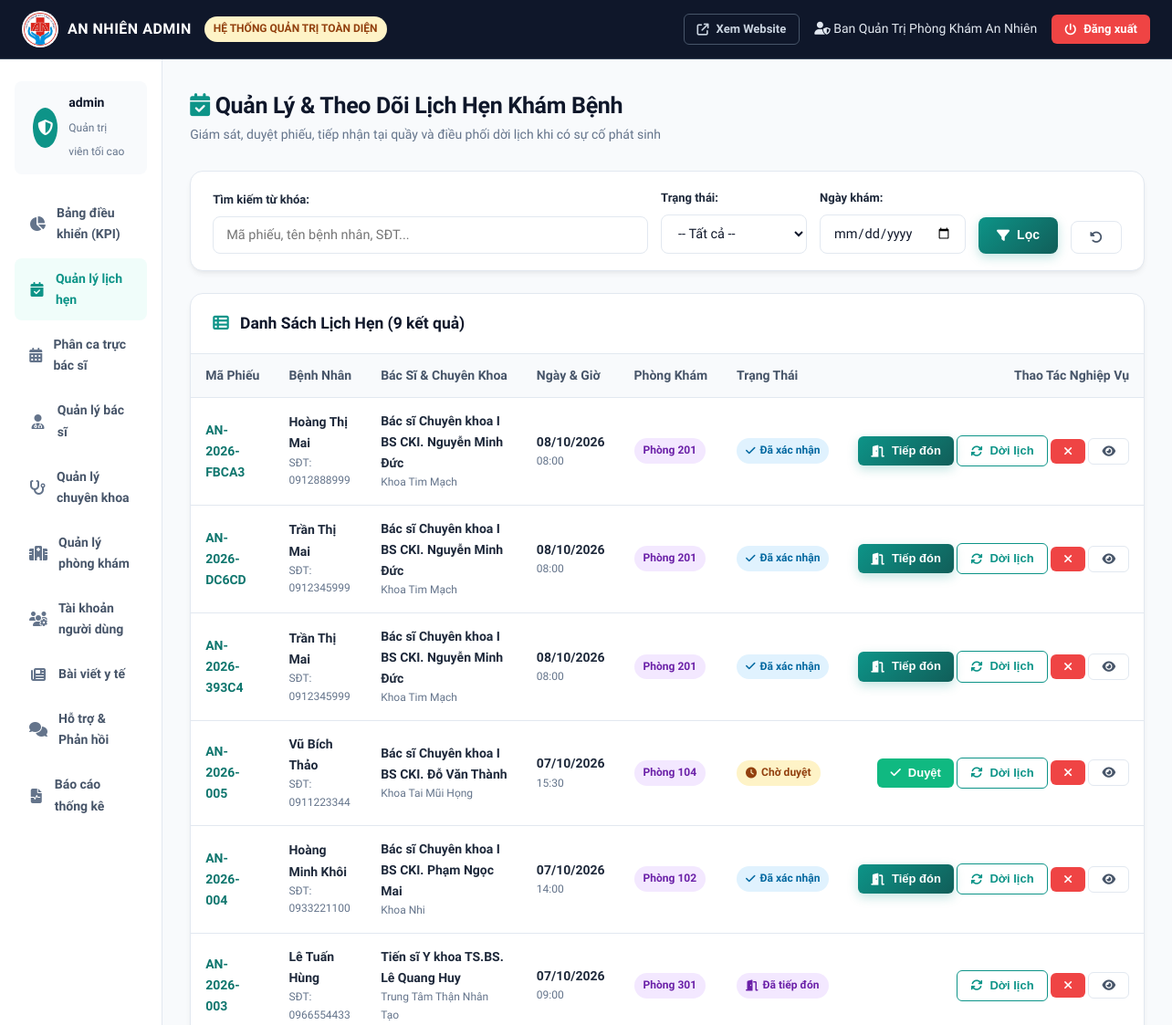
The app's page /admin/lich-hen.php (signed in, upper part), older data.
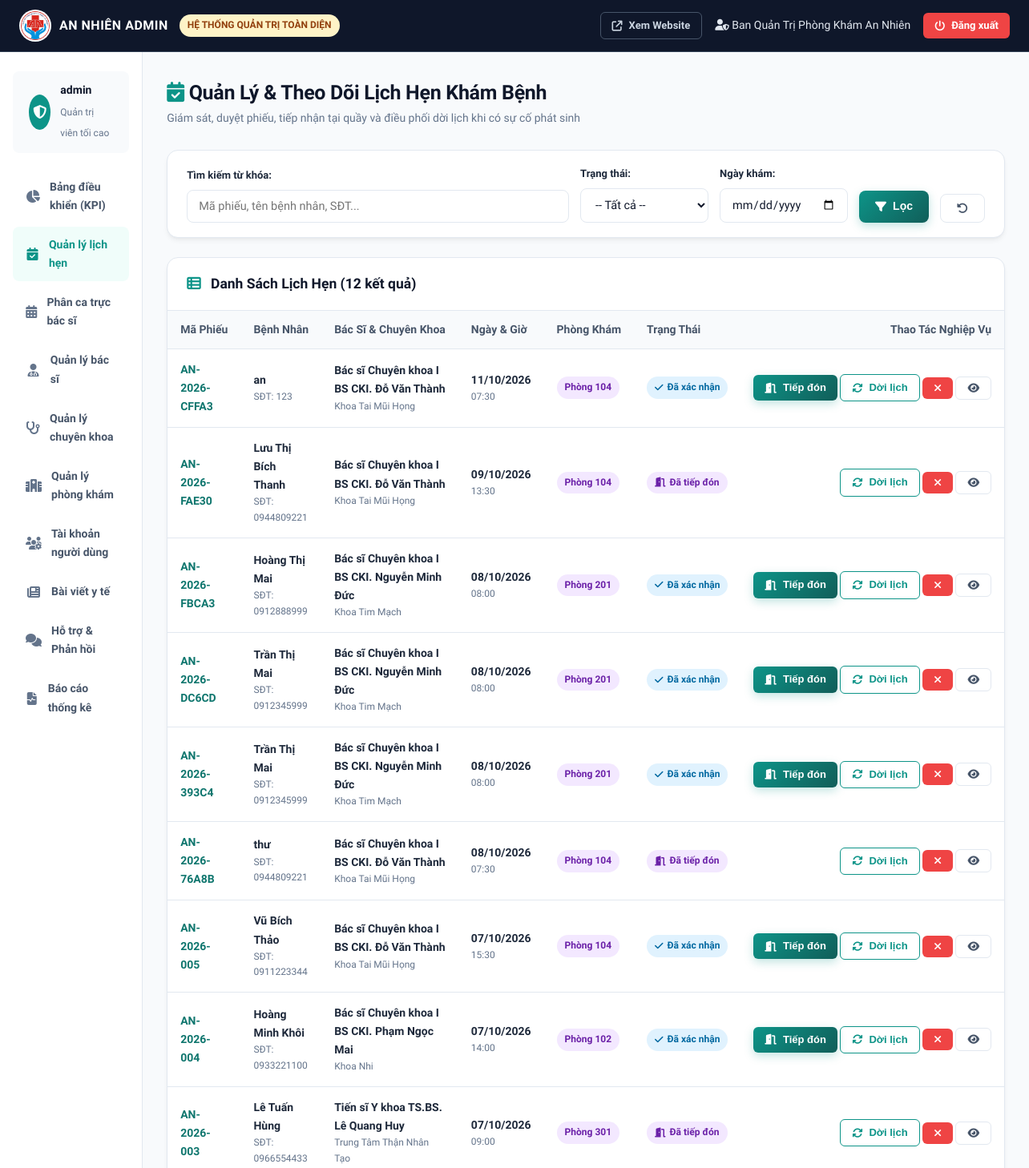
The same page, newer data.
### tables this page shows
CREATE TABLE `appointments` (
  `id` bigint NOT NULL AUTO_INCREMENT,
  `appointment_code` varchar(30) NOT NULL,
  `patient_id` bigint DEFAULT NULL,
  `patient_name` varchar(100) NOT NULL,
  `patient_phone` varchar(15) NOT NULL,
  `patient_email` varchar(100) NOT NULL,
  `patient_dob` date DEFAULT NULL,
  `patient_gender` varchar(10) DEFAULT 'Nam',
  `patient_address` varchar(255) DEFAULT NULL,
  `doctor_id` bigint NOT NULL,
  `schedule_id` bigint NOT NULL,
  `appointment_date` date NOT NULL,
  `appointment_time` time NOT NULL,
  `symptom_description` text NOT NULL,
  `status` varchar(20) DEFAULT 'PENDING',
  `payment_status` varchar(20) DEFAULT 'UNPAID',
  `payment_method` varchar(50) DEFAULT 'AT_CLINIC',
  `amount` decimal(10,2) DEFAULT '200000.00',
  `created_at` timestamp NULL DEFAULT CURRENT_TIMESTAMP,
  `doctor_reminder` text COMMENT 'Lời nhắc nhở trước/trong khám của bác sĩ',
  PRIMARY KEY (`id`),
  UNIQUE KEY `appointment_code` (`appointment_code`),
  KEY `fk_appointment_patient` (`patient_id`),
  KEY `fk_appointment_doctor` (`doctor_id`),
  KEY `fk_appointment_schedule` (`schedule_id`),
  CONSTRAINT `fk_appointment_doctor` FOREIGN KEY (`doctor_id`) REFERENCES `doctors` (`id`) ON DELETE CASCADE,
  CONSTRAINT `fk_appointment_patient` FOREIGN KEY (`patient_id`) REFERENCES `users` (`id`) ON DELETE SET NULL,
  CONSTRAINT `fk_appointment_schedule` FOREIGN KEY (`schedule_id`) REFERENCES `doctor_schedules` (`id`) ON DELETE CASCADE
);

CREATE TABLE `doctors` (
  `id` bigint NOT NULL AUTO_INCREMENT,
  `user_id` bigint NOT NULL,
  `specialty_id` int NOT NULL,
  `full_name` varchar(100) NOT NULL,
  `degree` varchar(50) DEFAULT NULL,
  `experience_years` int DEFAULT '1',
  `consultation_fee` decimal(10,2) DEFAULT '200000.00',
  `bio` text,
  `avatar` varchar(255) DEFAULT NULL,
  `clinic_room` varchar(50) DEFAULT 'Phòng 101',
  PRIMARY KEY (`id`),
  UNIQUE KEY `user_id` (`user_id`),
  KEY `fk_doctor_specialty` (`specialty_id`),
  CONSTRAINT `fk_doctor_specialty` FOREIGN KEY (`specialty_id`) REFERENCES `specialties` (`id`) ON DELETE CASCADE,
  CONSTRAINT `fk_doctor_user` FOREIGN KEY (`user_id`) REFERENCES `users` (`id`) ON DELETE CASCADE
);

CREATE TABLE `specialties` (
  `id` int NOT NULL AUTO_INCREMENT,
  `name` varchar(100) NOT NULL,
  `description` text,
  `image_url` varchar(255) DEFAULT NULL,
  `icon` varchar(50) DEFAULT NULL,
  PRIMARY KEY (`id`),
  UNIQUE KEY `name` (`name`)
);

### admin/lich-hen.php (the view, shortened to what the changed rows need)
<?php
require_once __DIR__ . '/../includes/admin_header.php';
$whereClauses = ["1=1"];
$params = [];
$whereSql = implode(" AND ", $whereClauses);
$sql = "SELECT a.*, d.full_name as doctor_name, d.degree as doctor_degree, d.clinic_room, s.name as specialty_name
        FROM appointments a
        JOIN doctors d ON a.doctor_id = d.id
        JOIN specialties s ON d.specialty_id = s.id
        WHERE $whereSql
        ORDER BY a.appointment_date DESC, a.appointment_time DESC";
$stmt = $pdo->prepare($sql);
$stmt->execute($params);
$appointments = $stmt->fetchAll();
?>
<div class="page-header">
    <div>
        <h2><i class="fa-solid fa-calendar-check" style="color:var(--primary);"></i> Quản Lý & Theo Dõi Lịch Hẹn Khám Bệnh</h2>
    </div>
</div>
<div class="card">
    <div class="card-header">
        <h3><i class="fa-solid fa-table-list" style="color:var(--primary);margin-right:8px;"></i> Danh Sách Lịch Hẹn (<?= count($appointments) ?> kết quả)</h3>
    </div>
    <div class="card-body" style="padding:0;">
        <div class="table-responsive">
            <table class="table">
                <thead>
                    <tr>
                        <th>Mã Phiếu</th>
                        <th>Bệnh Nhân</th>
                        <th>Bác Sĩ & Chuyên Khoa</th>
                        <th>Ngày & Giờ</th>
                        <th>Phòng Khám</th>
                        <th>Trạng Thái</th>
                        <th style="text-align:right;">Thao Tác Nghiệp Vụ</th>
                    </tr>
                </thead>
                <tbody>
                    <?php foreach ($appointments as $a): ?>
                        <tr>
                            <td><strong style="color:var(--primary-dark);"><?= htmlspecialchars($a['appointment_code']) ?></strong></td>
                            <td>
                                <strong><?= htmlspecialchars($a['patient_name']) ?></strong>
                                <span style="display:block;font-size:12px;color:#64748B;">
                                    SĐT: <?= htmlspecialchars($a['patient_phone']) ?>
                                </span>
                            </td>
                            <td>
                                <strong><?= htmlspecialchars($a['doctor_degree']) ?> <?= htmlspecialchars($a['doctor_name']) ?></strong>
                                <span style="display:block;font-size:12px;color:#64748B;"><?= htmlspecialchars($a['specialty_name']) ?></span>
                            </td>
                            <td>
                                <strong><?= formatDate($a['appointment_date']) ?></strong>
                                <span style="display:block;font-size:12px;color:#64748B;"><?= formatTime($a['appointment_time']) ?></span>
                            </td>
                            <td><span class="badge badge-purple"><?= htmlspecialchars($a['clinic_room']) ?></span></td>
                            <td><?= getStatusBadge($a['status']) ?></td>
                            <td style="text-align:right;white-space:nowrap;">
                                <?php if ($a['status'] === 'PENDING'): ?>
                                    <form method="POST" style="display:inline;">
                                        <button type="submit" class="btn btn-sm btn-success" title="Xác nhận duyệt">
                                            <i class="fa-solid fa-check"></i> Duyệt
                                        </button>
                                    </form>
                                <?php elseif ($a['status'] === 'CONFIRMED'): ?>
                                    <form method="POST" style="display:inline;">
                                        <button type="submit" class="btn btn-sm btn-primary" title="Đánh dấu đã đến sảnh">
                                            <i class="fa-solid fa-door-open"></i> Tiếp đón
                                        </button>
                                    </form>
                                <?php endif; ?>
                                <button type="button" class="btn btn-sm btn-outline-primary"
                                        onclick="openRescheduleModal(<?= $a['id'] ?>, '<?= htmlspecialchars($a['appointment_code']) ?>', '<?= htmlspecialchars($a['patient_name']) ?>', <?= $a['doctor_id'] ?>, '<?= $a['appointment_date'] ?>', '<?= formatTime($a['appointment_time']) ?>')"
                                        title="Dời / Đổi lịch">
                                    <i class="fa-solid fa-arrows-rotate"></i> Dời lịch
                                </button>
                                <?php if (!in_array($a['status'], ['COMPLETED', 'CANCELLED'])): ?>
                                    <form method="POST" style="display:inline;" onsubmit="return confirm('Bạn có chắc muốn hủy lịch này?');">
                                        <button type="submit" class="btn btn-sm btn-danger" title="Hủy">
                                            <i class="fa-solid fa-xmark"></i>
                                        </button>
                                    </form>
                                <?php endif; ?>
                                <a href="<?= BASE_URL ?>/tra-cuu.php?code=<?= urlencode($a['appointment_code']) ?>" target="_blank" class="btn btn-sm btn-outline" title="Xem chi tiết & In">
                                    <i class="fa-solid fa-eye"></i>
                                </a>
                            </td>
                        </tr>
                    <?php endforeach; ?>
                </tbody>
            </table>
        </div>
    </div>
</div>
<?php require_once __DIR__ . '/../includes/admin_footer.php'; ?>

### includes/functions.php (shortened to what the changed rows need)
<?php
function formatDate($dateStr) {
    $d = new DateTime($dateStr);
    return $d->format('d/m/Y');
}
function formatTime($timeStr) {
    return substr($timeStr, 0, 5);
}
function getStatusBadge($status) {
    switch ($status) {
        case 'PENDING':
            return '<span class="badge badge-warning"><i class="fa-solid fa-clock"></i> Chờ duyệt</span>';
        case 'CONFIRMED':
            return '<span class="badge badge-info"><i class="fa-solid fa-check"></i> Đã xác nhận</span>';
        case 'CHECKED_IN':
            return '<span class="badge badge-purple"><i class="fa-solid fa-door-open"></i> Đã tiếp đón</span>';
        case 'IN_PROGRESS':
            return '<span class="badge badge-primary"><i class="fa-solid fa-stethoscope"></i> Đang khám</span>';
        case 'COMPLETED':
            return '<span class="badge badge-success"><i class="fa-solid fa-circle-check"></i> Hoàn thành</span>';
    }
}

Row changes from the older to the newer data that the page shows:
added appointments: appointment_code "AN-2026-CFFA3", patient_name "an", patient_phone "123", doctor.degree "Bác sĩ Chuyên khoa I", doctor.full_name "BS CKI. Đỗ Văn Thành", specialties.name "Khoa Tai Mũi Họng", appointment_date "11/10/2026", appointment_time "07:30", doctor.clinic_room "Phòng 104", status "CONFIRMED" (drawn)
added appointments: appointment_code "AN-2026-FAE30", patient_name "Lưu Thị Bích Thanh", patient_phone "0944809221", doctor.degree "Bác sĩ Chuyên khoa I", doctor.full_name "BS CKI. Đỗ Văn Thành", specialties.name "Khoa Tai Mũi Họng", appointment_date "09/10/2026", appointment_time "13:30", doctor.clinic_room "Phòng 104", status "CHECKED_IN" (drawn)
added appointments: appointment_code "AN-2026-76A8B", patient_name "thư", patient_phone "0944809221", doctor.degree "Bác sĩ Chuyên khoa I", doctor.full_name "BS CKI. Đỗ Văn Thành", specialties.name "Khoa Tai Mũi Họng", appointment_date "08/10/2026", appointment_time "07:30", doctor.clinic_room "Phòng 104", status "CHECKED_IN" (drawn)
changed appointments "AN-2026-005": status "Chờ duyệt Duyệt" → "Đã xác nhận Tiếp đón"
Text that changed along with them:
count($appointments): "9" → "12"
